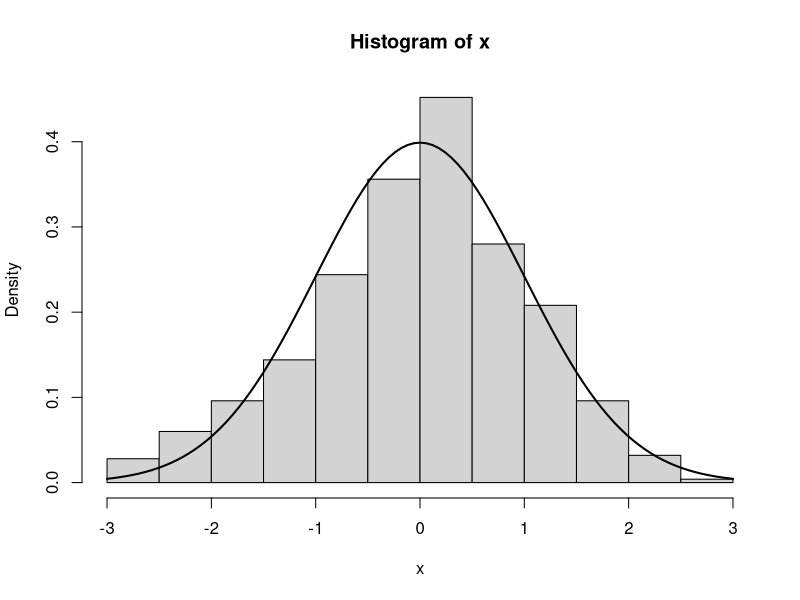

Generate this figure with R:
# 34
x <- rnorm(500, 0, 1) # generate 500 rand nums
hist(x, probability = TRUE)
curve(dnorm(x, 0, 1), add = TRUE, lwd = 2)
